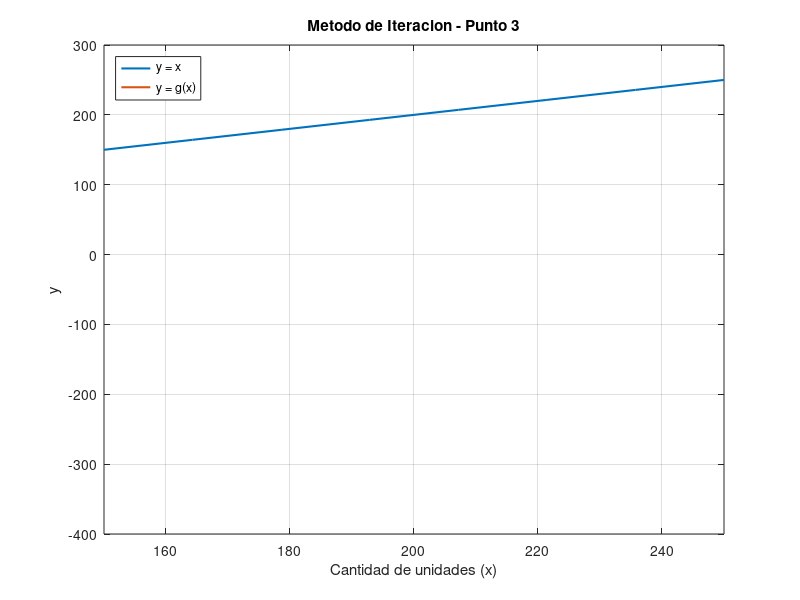

Source code (MATLAB):
function punto3()

    clc;
    clear;
    close all;

    fprintf("=====================================================\n");
    fprintf(" PUNTO 3 - METODO DE ITERACION Y ACELERACION AITKEN\n");
    fprintf("=====================================================\n");

    % ==================================================
    % MODELO MATEMATICO
    % ==================================================
    %
    % A = 200 * ln(400 / (500 - x))
    % R(x) = 5*x - A
    %
    % Se desea obtener una utilidad neta:
    % R(x) = 1000
    %
    % Entonces:
    %
    % 5*x - 200*ln(400/(500-x)) = 1000
    %
    % Para aplicar el Metodo de Iteracion se despeja x:
    %
    % x = 200 + 40*ln(400/(500-x))
    %
    % Por lo tanto:
    %
    % g(x) = 200 + 40*ln(400/(500-x))


    % Funcion original f(x) = 0
    f = @(x) 5*x - 200*log(400/(500-x)) - 1000;

    % Funcion de iteracion x = g(x)
    g = @(x) 200 + 40*log(400/(500-x));

    % Derivada de g(x)
    dg = @(x) 40/(500-x);


    % ==================================================
    % DATOS DEL PROBLEMA
    % ==================================================

    x0 = 200;
    tolerancia = 1e-4;

    fprintf("\nPunto inicial: x0 = %.4f\n", x0);
    fprintf("Tolerancia: E < %.6f\n", tolerancia);


    % ==================================================
    % ANALISIS DE CONVERGENCIA
    % ==================================================

    fprintf("\n========================================\n");
    fprintf(" ANALISIS DE CONVERGENCIA\n");
    fprintf("========================================\n");

    derivada = abs(dg(x0));

    fprintf("|g'(%.4f)| = %.8f\n", x0, derivada);

    if derivada < 1

        fprintf("Se cumple |g'(x0)| < 1.\n");
        fprintf("El proceso iterativo es convergente.\n");

    else

        fprintf("No se cumple |g'(x0)| < 1.\n");
        fprintf("No se garantiza la convergencia.\n");
        return;

    end


    % ==================================================
    % GRAFICO
    % ==================================================

    figure;

    fplot(@(x) x, [150 250], "LineWidth", 1.5);
    hold on;

    fplot(g, [150 250], "LineWidth", 1.5);

    grid on;

    xlabel("Cantidad de unidades (x)");
    ylabel("y");

    title("Metodo de Iteracion - Punto 3");

    legend("y = x", "y = g(x)", "Location", "northwest");

    hold off;


    % ==================================================
    % METODO DE ITERACION
    % ==================================================

    fprintf("\n========================================\n");
    fprintf(" METODO DE ITERACION\n");
    fprintf("========================================\n");

    tic;

    x_anterior = x0;
    error = Inf;
    iter = 0;

    fprintf("\nIteracion\t x\t\t Error\n");
    fprintf("-----------------------------------------------\n");

    fprintf("0\t\t %.8f\t ---\n", x_anterior);


    while error >= tolerancia

        % Calcular la siguiente aproximacion
        x_nuevo = g(x_anterior);

        % Calcular el error
        error = abs(x_nuevo - x_anterior);

        % Aumentar cantidad de iteraciones
        iter = iter + 1;

        fprintf("%d\t\t %.8f\t %.8f\n", ...
                iter, x_nuevo, error);

        % La nueva aproximacion pasa a ser la anterior
        x_anterior = x_nuevo;

    end


    tiempo_iteracion = toc;

    raiz_iteracion = x_nuevo;


    % ==================================================
    % METODO DE ITERACION + ACELERACION DE AITKEN
    % ==================================================

    fprintf("\n========================================\n");
    fprintf(" ACELERACION DELTA CUADRADO DE AITKEN\n");
    fprintf("========================================\n");

    tic;

    % Primera aproximacion
    x_base = x0;

    error_aitken = Inf;
    iter_aitken = 0;

    fprintf("\nIteracion\t x0\t\t x1\t\t x2\t\t xA\t\t Error\n");

    fprintf("--------------------------------------------------------------------------------\n");


    while error_aitken >= tolerancia

        % Se calculan dos aproximaciones sucesivas
        % utilizando el Metodo de Iteracion

        x1 = g(x_base);

        x2 = g(x1);


        % Denominador de la formula de Aitken

        denominador = x2 - 2*x1 + x_base;


        % Verificar que el denominador no sea cero

        if abs(denominador) < eps

            fprintf("\nEl denominador de Aitken es demasiado pequeno.\n");
            break;

        end


        % Formula Delta-Cuadrado de Aitken

        x_acelerado = x2 - ((x2 - x1)^2 / denominador);


        % Calcular el error

        error_aitken = abs(x_acelerado - x_base);


        % Aumentar cantidad de aplicaciones de Aitken

        iter_aitken = iter_aitken + 1;


        fprintf("%d\t\t %.6f\t %.6f\t %.6f\t %.6f\t %.8f\n", ...
                iter_aitken, ...
                x_base, ...
                x1, ...
                x2, ...
                x_acelerado, ...
                error_aitken);


        % La aproximacion acelerada pasa a ser
        % el nuevo punto inicial

        x_base = x_acelerado;

    end


    tiempo_aitken = toc;

    raiz_aitken = x_acelerado;


    % ==================================================
    % RESULTADOS FINALES
    % ==================================================

    fprintf("\n=====================================================\n");
    fprintf(" RESULTADOS FINALES\n");
    fprintf("=====================================================\n");


    fprintf("\nMETODO DE ITERACION:\n");

    fprintf("Raiz aproximada: %.8f\n", raiz_iteracion);

    fprintf("Cantidad de iteraciones: %d\n", iter);

    fprintf("Error final: %.10f\n", error);

    fprintf("Tiempo de ejecucion: %.8f segundos\n", ...
            tiempo_iteracion);


    fprintf("\nMETODO DE ITERACION + AITKEN:\n");

    fprintf("Raiz aproximada: %.8f\n", raiz_aitken);

    fprintf("Cantidad de aplicaciones de Aitken: %d\n", ...
            iter_aitken);

    fprintf("Error final: %.10f\n", error_aitken);

    fprintf("Tiempo de ejecucion: %.8f segundos\n", ...
            tiempo_aitken);


    % ==================================================
    % VERIFICACION
    % ==================================================

    fprintf("\n========================================\n");
    fprintf(" VERIFICACION\n");
    fprintf("========================================\n");


    fprintf("f(x) utilizando Iteracion = %.10f\n", ...
            f(raiz_iteracion));

    fprintf("f(x) utilizando Aitken = %.10f\n", ...
            f(raiz_aitken));


    % Calcular el gasto en publicidad
    A = 200*log(400/(500-raiz_aitken));

    % Calcular la utilidad neta
    R = 5*raiz_aitken - A;


    fprintf("\nGasto en publicidad A = %.6f pesos\n", A);

    fprintf("Utilidad neta R(x) = %.6f pesos\n", R);


    fprintf("\n=====================================================\n");

    fprintf("La cantidad aproximada de unidades a vender es:\n");

    fprintf("x = %.6f unidades\n", raiz_aitken);

    fprintf("=====================================================\n");

end
